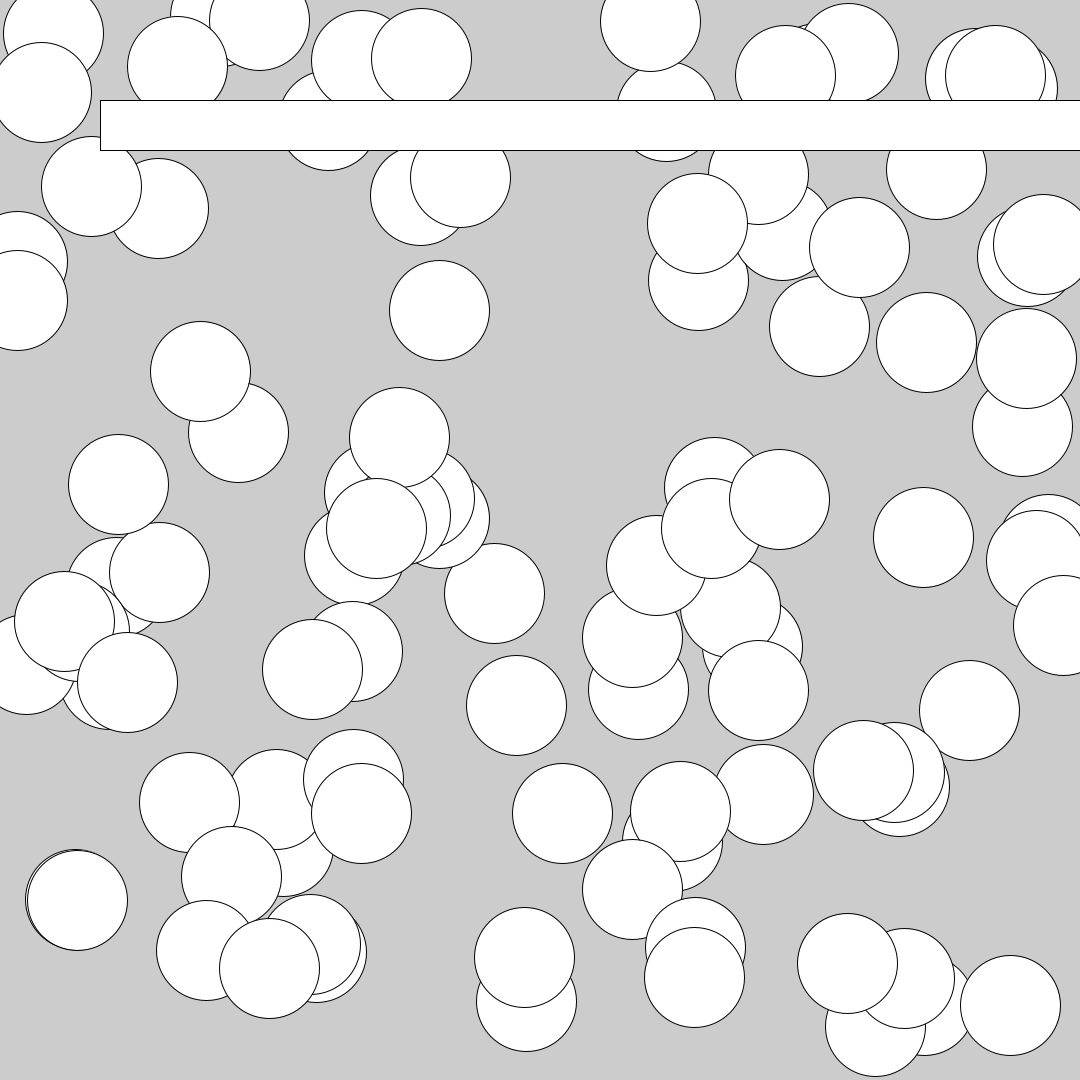
Frame 1 (no input)
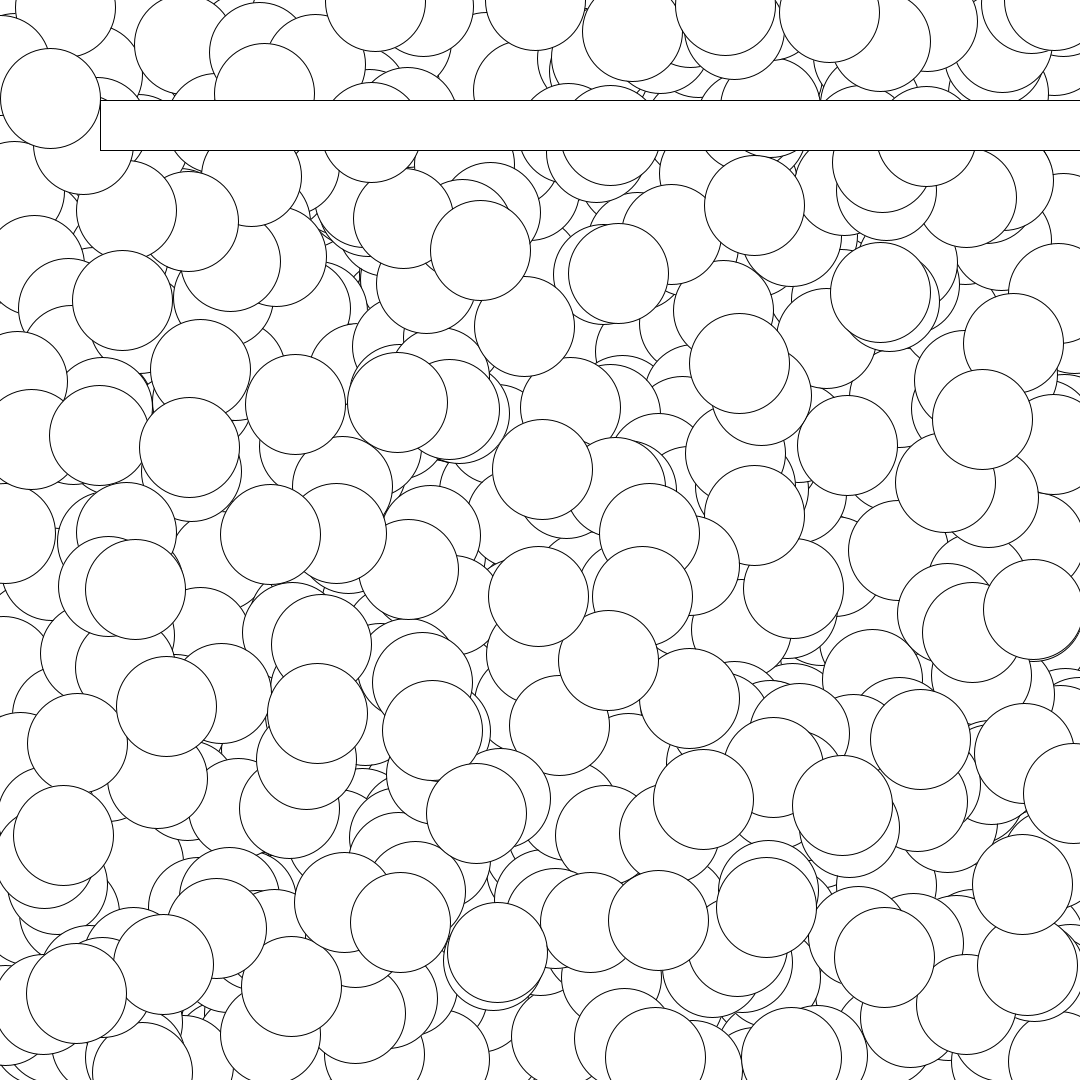
Frame 60 (the mouse pressed at the canvas centre just before this capture)
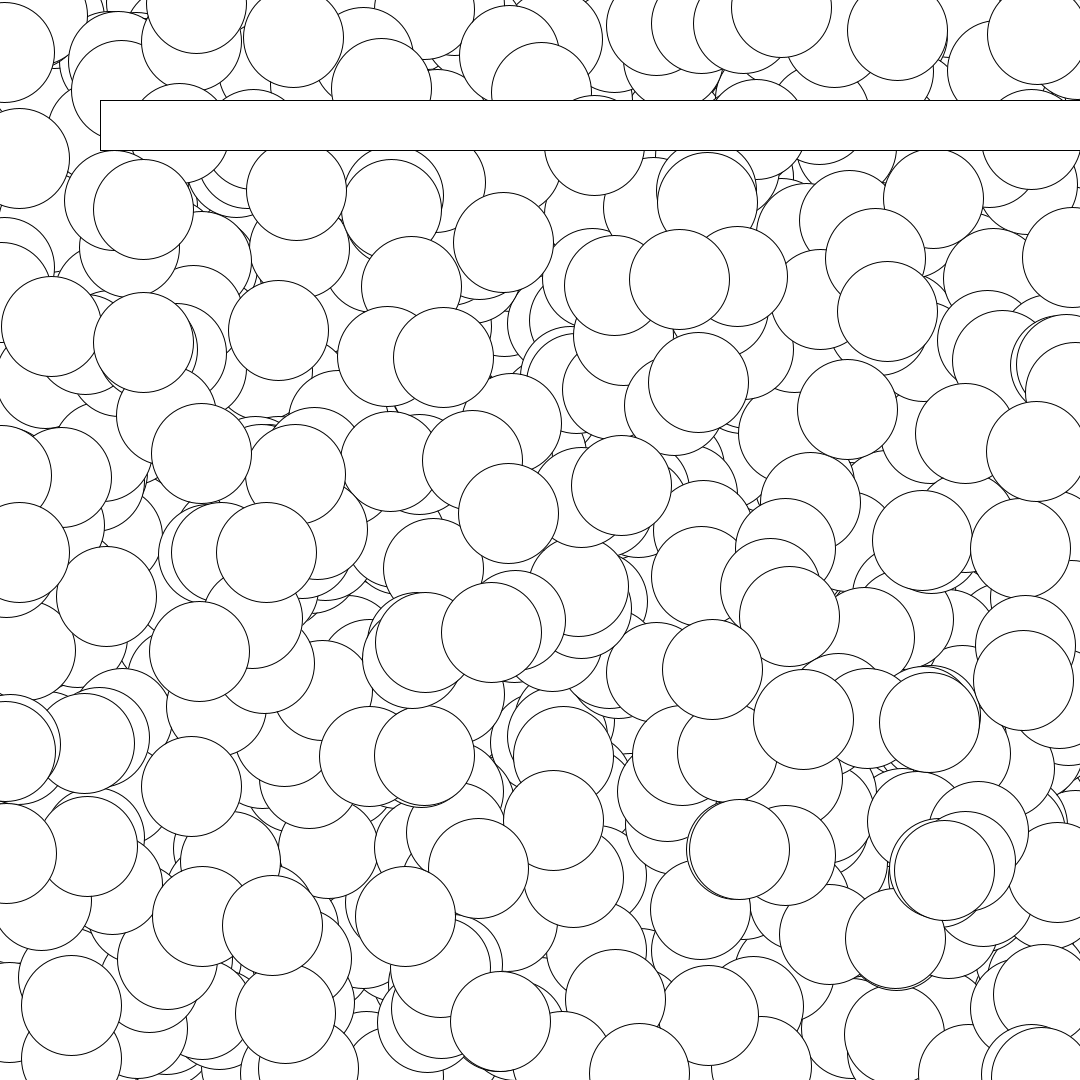
Frame 120 (the mouse held since frame 60 and released just before this capture)

The Processing sketch that drew these frames (run headless with seeded random() and noise(); from frame 60 on, the mouse is pressed at the canvas centre):

// Processing sketch: moreloops
// ── moreloops.pde
void setup() {

  size(1080,1080);
  //frameRate(1);
  
}


void draw() {
  //background(0);
  
  for (int i = 0; i < 100; i++) {
    ellipse(random(0,width), random(0,height), 100, 100);
  }
  
  rect(100,100,width-100, 50);
  
}
